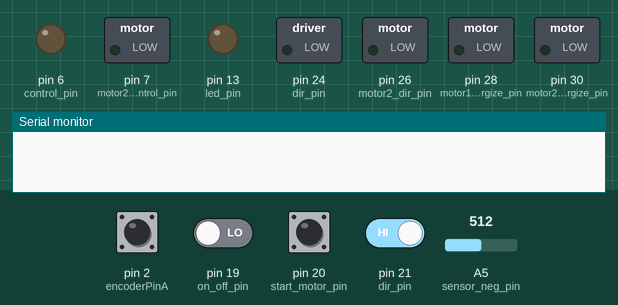
Recording of a program running on a simulated Arduino Mega 2560, built with avr-gcc and run on an emulated ATmega2560. Parts: switched loads named in the program (green lamp = pin HIGH), output pins drawn as LEDs (lit = HIGH), the last lines printed to the serial monitor. The test bench sets the inputs (shaded band); at power-on: pin 2 (encoderPinA), pin 21 (dir_pin) HIGH, pin 19 (on_off_pin), pin 20 (start_motor_pin) LOW, A5 (sensor_neg_pin) = 512.

Above: at 1.2 s.
1.3 s: pin 20 (start_motor_pin) pulled HIGH for 0.15 s
At 2.1 s:
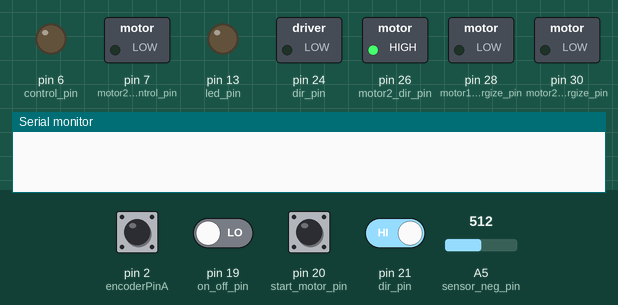
3.0 s: pin 19 (on_off_pin) driven HIGH
At 3.3 s:
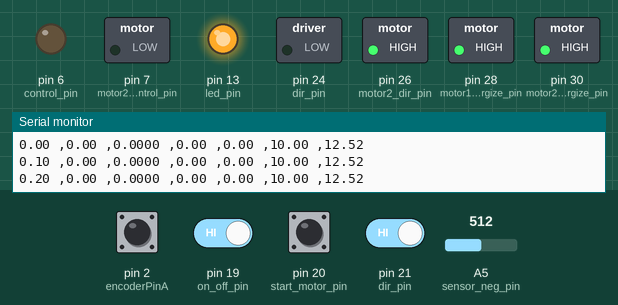
4.5 s: pin 21 (dir_pin) driven LOW
At 5.6 s:
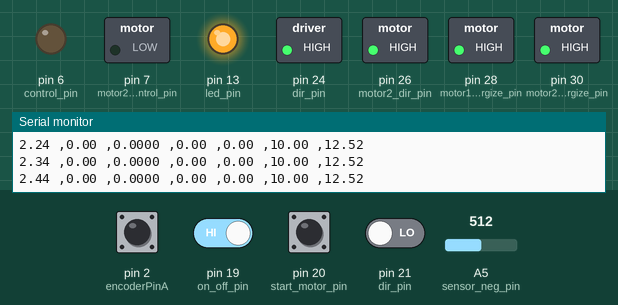
6.0 s: A5 (sensor_neg_pin) set to 306
At 8.95 s:
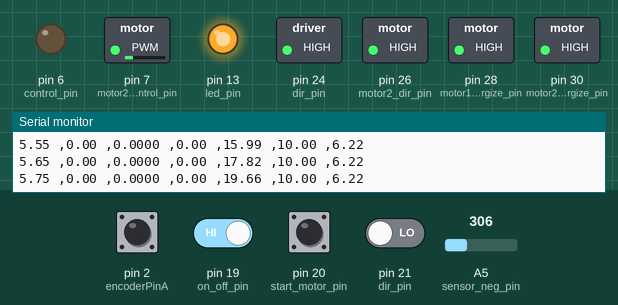
9.0 s: pin 20 (start_motor_pin) pulled HIGH for 1 s
At 9.15 s:
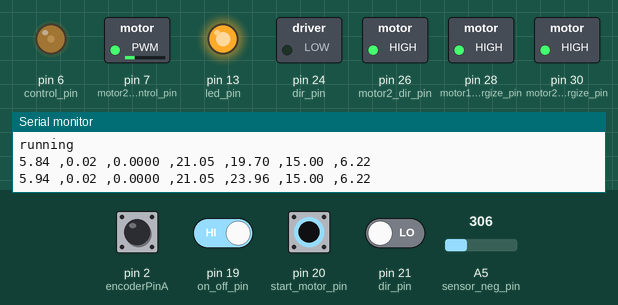
12.0 s: A5 (sensor_neg_pin) set to 511
At 12.35 s:
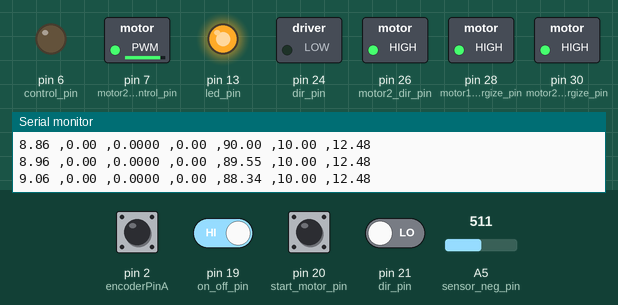
Timing chart, 0 to 19.2 s (numbered marks = the images above; inputs shaded):
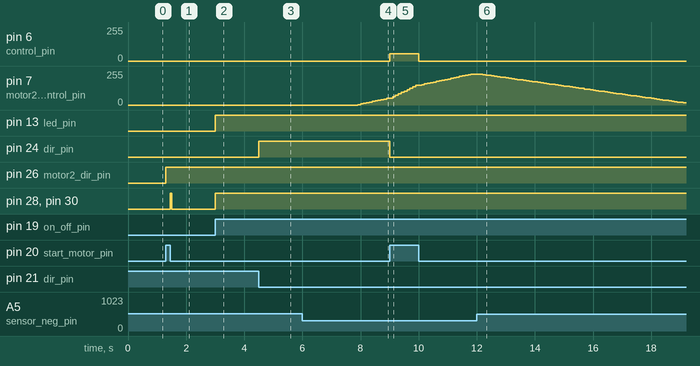

The program:

main.cpp
```cpp
#include <Arduino.h>
#include <TimerOne.h>

#include "linear_curve.h"
#include "state_machine.h"
#include "board.h"
#include "pin.h"
#include "mv_average_filter.h"
#include "PID.h"
#include "speed_motor.h"
#include "brake_motor.h"
#include "params.h"
#include "reel_2_reel_sys.h"

// branch "speed control" inclut un régulateur de vitesse et une stabilisation de la position de départ pour l'état on

Board _board;
Speed_motor speed_motor(_board, MAX_SPEED*gear_ratio);
Breake_motor breake_motor(_board, MAX_TORQUE);

state_machine kernel(_board);
reel_2_reel_sys reel_2_reel;
PID _pid(0,0.005,0,0, 90); //0.05,0.001,0,0, 90

mv_average_filter speed_filter(filter_size);


void encoder_step() {
 _board._encoder.step();
}

void change_state(){
  kernel.change_state();
  speed_motor.init();
    breake_motor.init();
    _pid.innit();
    _board.init();
    speed_filter.init();
}

void motor_feedback(){
  // speed_motor.measure_feedback();
}

void change_direction(){
  if (kernel.state != off)
  {
  speed_motor.change_direction();
  //breake_motor.change_direction();
  }
}

void print_results(double time, double speed_des, double speed_smooth, double input_speed, double input_breake, double des_pos, double pos){
  Serial.print(time/1000);
    Serial.print(" ,");
    Serial.print(speed_des/100);
    Serial.print(" ,");
    Serial.print(speed_smooth, 4);
    Serial.print(" ,");
    Serial.print(double(input_speed)/ICR4 *100);
    Serial.print(" ,");
    Serial.print(double(input_breake)/ICR4 *100);
    Serial.print(" ,");
    Serial.print(des_pos);
    Serial.print(" ,");
    Serial.println(pos);
}


 void main_loop(){

  switch (kernel.state)
  {
  case off:{
    digitalWrite(led_pin, LOW);
    speed_motor.enable();
    breake_motor.enable();
    // _pid.offset = 0;

    break;

  }


  case on:{
    digitalWrite(led_pin, HIGH);
    double time = kernel.get_time();

    double breake_des_start_pos = _pid.output(start_pos, _board._pos_sensor.get_pos(), time);
    int input_breake_start_pos = breake_motor.get_dc(breake_des_start_pos);
    breake_motor.set(int(input_breake_start_pos));

    print_results(millis()-kernel.start_time, 0, 0, 0, input_breake_start_pos, start_pos, _board._pos_sensor.get_pos());


    break;
  }


  case running:{
    double time = kernel.get_time();
    double speed =_board._encoder.get_speed();
    speed_filter.push(speed);
    double speed_smooth = speed_filter.get_average();

    double pos = _board._pos_sensor.get_pos();

    double breake_des = _pid.output(des_pos, pos, time);

    int input_speed = speed_motor.get_dc(motor_speed);
    int input_breake = breake_motor.get_dc(breake_des);
    speed_motor.set(int(input_speed));
    breake_motor.set(int(input_breake));


    print_results(millis()-kernel.start_time, speed_des, speed_smooth, input_speed, input_breake, des_pos, pos);
    break;
    }
  }


};


void setup() {
Serial.begin(9600);
Timer1.initialize(lDt);
Timer1.attachInterrupt(main_loop);

_board.init();
kernel.change_state();
reel_2_reel.rest_pos = _board._pos_sensor.get_pos();

attachInterrupt(digitalPinToInterrupt(encoderPinA), encoder_step, RISING);
attachInterrupt(digitalPinToInterrupt(on_off_pin), change_state, CHANGE);
attachInterrupt(digitalPinToInterrupt(start_motor_pin), change_state, CHANGE);
attachInterrupt(digitalPinToInterrupt(dir_pin), change_direction, CHANGE);

}


void loop() {

}
```

Encoder.h
```cpp
#ifndef ENCODER_H
#define ENCODER_H

#include <Arduino.h>
#include "buffer.h"


class Encoder
{
private:
public:
    const int A_pin;
    const int B_pin;
    int count;
    double speed;

    const int pulses_per_rev = 2048;
    buffer _buffer;
    unsigned long last_pulse_time;
    long pulse_interval;


    Encoder(int A_pin, int B_pin);

    void step();
    double get_speed();
    void innit();
    int get_puls_count();
    int get_puls_sum();
    int get_pulse_interval();
};

void Encoder::step() {
    unsigned long current_time = millis();
    pulse_interval = current_time - last_pulse_time;

    double pulse_speed = (60.0 * 1e3) / (double(pulses_per_rev) * pulse_interval);

    last_pulse_time = current_time;

    if (digitalRead(B_pin) == LOW) {
        _buffer.add(pulse_speed);
    } else {
        _buffer.add(-pulse_speed);
    }
}

Encoder::Encoder(int A_pin, int B_pin)
    : A_pin(A_pin), B_pin(B_pin)
{
    _buffer = buffer();
    pinMode(A_pin, INPUT);
    pinMode(B_pin, INPUT);
    count = 0;
}


double Encoder::get_speed(){
    if (count%10==0)
    {
        /* code */
    }

    double average_speed = _buffer.get_average();
    if (average_speed == 0)
    {// Serial.println(" 0");
     return 0;}
    else
    {
        /*
        Serial.print("average: "); Serial.println(average_speed);
    for (int i = 0; i < _buffer.get_count(); i++)
    {
        Serial.print(_buffer.data[i]); Serial.print(" , ");
    }
    Serial.println(" ");
        */


    _buffer.clear();

    return average_speed;
    }


}

int Encoder::get_puls_count(){
    return _buffer.get_count();
}

int Encoder::get_puls_sum(){
    return _buffer.get_sum();
}

int Encoder::get_pulse_interval(){
    return pulse_interval;
}

void Encoder::innit(){
    last_pulse_time = 0;
    _buffer.clear();
}


#endif
```

PID.h
```cpp
#ifndef PID_h
#define PID_h

#include "Arduino.h"
#include <math.h>

class PID {
public:
    float kp=0;
    float ki=0;
    float kd=0;
    float outMax=0;
    float outMin=0;

    double pos_des = 0;
    double u_des = 0;

    float cumError=0;
    float lastError=0;
    long previousTime=0;

    double out;
    double offset;

    PID(float kp_, float ki_, float kd_, float outMin_, float outMax_) {
      kp = kp_;
      ki = ki_;
      kd_= kd_;
      outMax=outMax_;
      outMin=outMin_;

      out = 0,
      offset = 0;
    }

    float output(float setpoint, float mes, long time);
    double spring_curve(double pos);
    void innit();


};


float PID::output(float setpoint, float mes, long time)
{

  long currentTime = time;
  float elapsedTime = (currentTime - previousTime);
  float error = (setpoint - mes);
  cumError = cumError + error * elapsedTime;
  float dDifferentialStep = (error - lastError) / elapsedTime;

  float e = kp * error + ki * cumError  + kd * dDifferentialStep;

  out = e+offset;

   if (out > outMax) {out = outMax;}
  else if (out < outMin) {out = outMin;}

  lastError = error;
  previousTime = currentTime;
  return out;
}


void PID::innit(){
  cumError=0;
  lastError=0;
  previousTime=0;

  offset = out;
  out = 0;
}


#endif 
```

board.h
```cpp
#ifndef BOARD_H
#define BOARD_H

#include "Encoder.h"
#include "pwm.h"
#include "pin.h"
#include "pos_sensor.h"


class Board {

public:

    Encoder _encoder = Encoder(encoderPinA, encoderPinB);
    pwm_tim_1 _pwm = pwm_tim_1(motor1_control_pin, motor2_control_pin);
    pos_sensor _pos_sensor = pos_sensor(sensor_pos_pin, sensor_neg_pin);


    struct
    {
        int control_pin;
        int feedback_pin;
        int dir_pin;
        int energize_pin;
    }motor1 = {.control_pin = motor1_control_pin,
                .feedback_pin = motor1_out_pin,
                .dir_pin = motor1_dir_pin,
                .energize_pin = motor1_energize_pin},
    motor2 = {.control_pin = motor2_control_pin,
                .feedback_pin = motor2_out_pin,
                .dir_pin = motor2_dir_pin,
                .energize_pin = motor2_energize_pin};

    void init() {

        _pwm.innit();
        _encoder.innit();
        _pos_sensor.innit();
        pinMode(13, OUTPUT);

    }

    void blink(){
        digitalWrite(13,HIGH);
    }


};

#endif
```

brake_motor.h
```cpp
#ifndef BRAKE_MOTOR_H
#define BRAKE_MOTOR_H

#include <Arduino.h>
#include "motor.h"
#include "linear_curve.h"

class Breake_motor : public Motor
{
    public:
    Breake_motor(Board& board, int max_value);
    void init();
};


Breake_motor::Breake_motor(Board& board, int max_value) : Motor(board, max_value)
{
    feedback_pin = _board.motor2.feedback_pin;
    control_pin = _board.motor2.control_pin;
    dir_pin = _board.motor2.dir_pin;
    enable_pin = _board.motor2.energize_pin;

    pinMode(control_pin, OUTPUT);
    pinMode(feedback_pin, INPUT);
    pinMode(dir_pin, OUTPUT);
    pinMode(enable_pin, OUTPUT);
}

void Breake_motor:: init(){
    digitalWrite(enable_pin, HIGH);
    direction = true;
    digitalWrite(dir_pin, direction);
}


#endif
```

buffer.h
```cpp
#ifndef BUFFER_H
#define BUFFER_H

#include <Arduino.h>

class buffer {
//private:
public:
    static const int MAX_SIZE = 100;
    double data[MAX_SIZE];
    int count;
    double sum;


    buffer();

    void add(double number);
    void clear();
    double get_average();


    int get_count();
    int get_sum();
};

buffer::buffer() {
    count = 0;
    sum = 0;
    for (int i = 0; i < MAX_SIZE; i++) {
        data[i] = 0;
    }
}


void buffer::add(double number) {
    if (count < MAX_SIZE) {
        data[count] = number;
        count += 1;
        sum += number;
    }
}


void buffer::clear() {
    count = 0;
    sum = 0;
    for (int i = 0; i < MAX_SIZE; i++) {
        data[i] = 0;
    }
}

double buffer::get_average() {
    if (count == 0) {
        return 0.0;
    }
    return sum / count;
}

int buffer::get_count(){
    return count;
}

int buffer::get_sum(){
    return sum;
}


#endif
```

linear_curve.h
```cpp
#ifndef LIN_CURVE
#define LIN_CURVE

class lin_curve {
  public:
    double* times;
    double* speeds;
    int numPoints;

    lin_curve(double* timeArray, double* speedArray, int size) {
      times = timeArray;
      speeds = speedArray;
      numPoints = size;
    }

    double get(double time) {
      if (time <= times[0]) {
        return 0;
      }

      if (time >= times[numPoints - 1]) {
        return speeds[numPoints - 1];
      }

      for (int i = 1; i < numPoints; i++) {
        if (time < times[i]) {
          double t1 = times[i - 1];
          double t2 = times[i];
          double s1 = speeds[i - 1];
          double s2 = speeds[i];

          double speed = s1 + (s2 - s1) * (time - t1) / (t2 - t1);
          return speed;
        }
      }

    }
};

#endif
```

motor.h
```cpp
#ifndef MOTOR_H
#define MOTOR_H

#include <Arduino.h>
#include "board.h"

class Motor
{
public:
    int MAX_VALUE;
    int last_time;
    int pulse_intervall;
    bool direction;

    int feedback_pin; int control_pin; int dir_pin; int enable_pin;
    Board& _board;

    void set(double value);
    void enable();
    void change_direction();

    int get_dc(double value);

    Motor(Board& board, int _max_value);

};


Motor::Motor(Board& board, int _max_value) :_board(board), MAX_VALUE(_max_value)
{
    last_time = 0;
    pulse_intervall = 0;
}

void Motor::set(double value){
    _board._pwm.set_dc(value, control_pin);
}


void Motor::change_direction(){
    Serial.println("change dir");
    direction = !direction;
    digitalWrite(dir_pin, direction);
}

void Motor::enable(){
    digitalWrite(enable_pin, LOW);
}


int Motor::get_dc(double value){
    return int(ICR4/MAX_VALUE *value);
}


#endif
```

mv_average_filter.h
```cpp
#ifndef MV_AVERAGE_FILTER_H
#define MV_AVERAGE_FILTER_H

class mv_average_filter {
private:
    int MAX_SIZE;
    double* data;
    int count;

public:
    mv_average_filter(int _max_size) : count(0), MAX_SIZE(_max_size) {
        data = new double[MAX_SIZE];
    }

    void push(double value) {
        if (count == MAX_SIZE) {
            for (int i = MAX_SIZE - 1; i > 0; --i) {
                data[i] = data[i - 1];
            }
            data[0] = value;
        } else {
            for (int i = count; i > 0; --i) {
                data[i] = data[i - 1];
            }
            data[0] = value;
            count++;
        }
    }

    int get_size() const {
        return count;
    }

    double get_average() const {
        if (count == 0) return 0.0;
        double sum = 0.0;
        for (int i = 0; i < count; ++i) {
            sum += data[i];
        }
        return sum / count;
    }

    void init() {
        count = 0;
        for (int i = 0; i < MAX_SIZE; ++i) {
            data[i] = 0.0;
        }
    }
};

#endif
```

params.h
```cpp
#ifndef PARAMS_H
#define PARAMS_H

#include "linear_curve.h"

// sampling time
unsigned long lDt = 100*1e3;

//filter size
const int filter_size = 30;

//Speed- and Torque Motor params
const int MAX_SPEED = 5;
const int gear_ratio = 100;
const int MAX_TORQUE = 100; // dont change to 20
double des_pos = 15; // max25
double start_pos = 10; // max 25
double speed_des = 2;
double radius_ratio = 30.0/57.0;
double motor_speed = speed_des*radius_ratio*gear_ratio;

//Speed and Break curves
double times[] = {0, 10};
double speed_points[] = {0, 100};
double break_points[] = {100, start_pos};

lin_curve _speed_curve(times, speed_points, sizeof(times)/sizeof(times[0]));
lin_curve _breake_curve(times, break_points, sizeof(times)/sizeof(times[0]));

#endif 
```

pin.h
```cpp
#ifndef PINS_H
#define PINS_H

// digital pins
const int on_off_pin = 19;
const int start_motor_pin = 20;
const int dir_pin = 21;

// encoder pin
const int encoderPinA = 2;
const int encoderPinB = 3;

// sensor pin
const int sensor_pos_pin = A4;
const int sensor_neg_pin = A5;

// motor pins
const int motor1_out_pin = 9;
const int motor2_out_pin = 10;

const int motor1_control_pin = 6;
const int motor2_control_pin = 7;

const int motor1_dir_pin = 24;
const int motor2_dir_pin = 26;

const int motor1_energize_pin = 28;
const int motor2_energize_pin = 30;

const int led_pin = 13;

#endif // PINS_H
```

pos_sensor.h
```cpp
#ifndef POS_SENSOR_H
#define POS_SENSOR_H

#include <Arduino.h>

class pos_sensor
{
private:
    int pin1, pin2;
    double pos;
public:

    pos_sensor(int _pin1, int _pin2);
    void innit();
    double get_pos();
};


pos_sensor::pos_sensor(int _pin1, int _pin2)
{
    pos = 0;
    pin1 = _pin1;
    pin2 = _pin2;
}

double pos_sensor::get_pos(){
    double analog_sense = analogRead(pin2);
    double voltage = analog_sense * 5.0 / 1023.0;
    if (voltage < 0.5){pos = 0;}
    else if (voltage >4.5){pos = 25;}
    else{pos = (voltage - 0.5) * 25.0 / (4.5 - 0.5);}
    return pos;
}

void pos_sensor::innit(){
    pinMode(pin1,INPUT);
    pinMode(pin2,INPUT);
}


#endif
```

pwm.h
```cpp
#ifndef PWM_H
#define PWM_H

#include <Arduino.h>

class pwm_tim_1
{
private:
    int pin1, pin2;
public:
    void set_dc(int value, int pin);
    pwm_tim_1(int _pin1, int _pin2);
    void innit();
};


pwm_tim_1::pwm_tim_1(int _pin1, int _pin2)
{
    pin1 = _pin1;
    pin2 = _pin2;

}

void pwm_tim_1::set_dc(int value, int pin) {
    if (pin == pin1) {OCR4A = value;}
    else if (pin == pin2){OCR4B = value;}
    else {return;}

}

void pwm_tim_1::innit() {
    pinMode(pin1, OUTPUT);
    pinMode(pin2, OUTPUT);
    TCCR4A = _BV(COM4A1) | _BV(COM4B1) | _BV(WGM41);
    TCCR4B = _BV(WGM43) | _BV(WGM42) | _BV(CS40);
    ICR4 = 10000;
    OCR4A = 0;
    OCR4B = 0;
}


#endif
```

reel_2_reel_sys.h
```cpp
#ifndef REEL_2_REEL_SYS
#define REEL_2_REEL_SYS


class reel_2_reel_sys
{
private:
public:

    double spring_const_m;
    double spring_const_c;

    double rest_pos;

    double spring_curve(double pos){
        return spring_const_m*pos +spring_const_c;
    }

    reel_2_reel_sys(){
        spring_const_m = 5;
        spring_const_c = -14;

        rest_pos = 0;
    }
};


#endif
```

speed_motor.h
```cpp
#ifndef Speed_motor_H
#define Speed_motor_H

#include <Arduino.h>
#include "motor.h"

class Speed_motor : public Motor
{
public:
void init();
    Speed_motor(Board& board, int max_value);
};


Speed_motor::Speed_motor(Board& board, int max_value) : Motor(board, max_value)
{
    feedback_pin = _board.motor1.feedback_pin;
    control_pin = _board.motor1.control_pin;
    dir_pin = _board.motor1.dir_pin;
    enable_pin = _board.motor1.energize_pin;

    pinMode(control_pin, OUTPUT);
    pinMode(feedback_pin, INPUT);
    pinMode(dir_pin, OUTPUT);
    pinMode(enable_pin, OUTPUT);

}

void Speed_motor:: init(){
    digitalWrite(enable_pin, HIGH);
    direction = false;
    digitalWrite(dir_pin, direction);
}


#endif
```

state_machine.h
```cpp
#ifndef STATE_MACHINE_H
#define STATE_MACHINE_H

#include <Arduino.h>
#include "board.h"
#include "motor.h"

enum status{
        off,
        on,
        running,
    };


class state_machine
{
private:
public:

    status state;
    Board& _board;

    unsigned long last_time;
    unsigned long start_time;
    state_machine(Board& board);
    void change_state();
    double get_time();
};


state_machine::state_machine(Board& board):_board(board)
{
  state = off;
  last_time = 0;
}


void state_machine::change_state() {
    switch (state)
    {
    case off:
        if (digitalRead(on_off_pin)) {
            state = on;
            Serial.println("on");
            last_time = millis();
            start_time = millis();
            return;}
        break;

    case on:
        if(!digitalRead(on_off_pin)){
            state = off;
            Serial.println("off");
            last_time = millis();
            return;}
        if (digitalRead(start_motor_pin)) {
            state = running;
            Serial.println("running");
            last_time = millis();
            return;}
        break;
    case running:
        if (!digitalRead(on_off_pin)) {state = off;
            Serial.println("off");
            last_time = millis();
            return;}
        if (!digitalRead(start_motor_pin)) {state = on;
            Serial.println("on");
            last_time = millis();
            return;}
        break;


    }


}

double state_machine::get_time(){
    double current_time = millis();
    return current_time - last_time;
}

#endif
```

Measured:
- after the input at 1.3 s, pin 26 (motor2_dir_pin): LOW → HIGH at once; pin 28 (motor1_energize_pin), pin 30 (motor2_energize_pin): LOW → HIGH after 0.15 s, → LOW 0.05 s later
- after the input at 3.0 s, pin 13 (led_pin), pin 28 (motor1_energize_pin), pin 30 (motor2_energize_pin): LOW → HIGH at once
- after the input at 4.5 s, pin 24 (dir_pin): LOW → HIGH at once
- after the input at 6.0 s, pin 7 (motor2_control_pin): moves from 0/255 to 50/255 over 1.0 s, starting after 1.9 s
- after the input at 9.0 s, pin 6 (control_pin): 0/255 → 54/255 at once, → 0/255 1.0 s later; pin 24 (dir_pin): HIGH → LOW at once
- after the input at 12.0 s, pin 7 (motor2_control_pin): moves from 230/255 to 16/255 over 6.9 s, starting after 0.20 s
